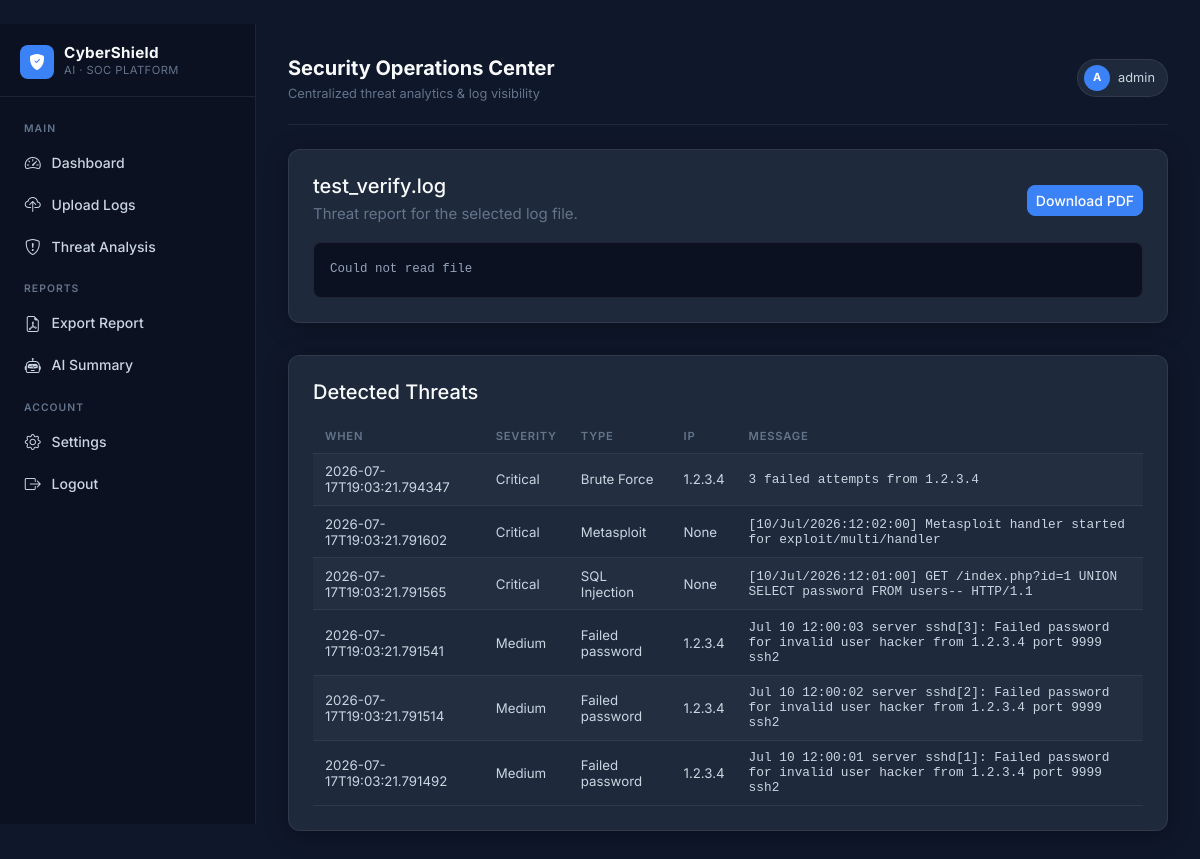
The app's page /log/28 (signed in) with its own data.
### tables this page shows
CREATE TABLE logs (
            id INTEGER PRIMARY KEY AUTOINCREMENT,
            filename TEXT NOT NULL,
            filepath TEXT NOT NULL,
            uploaded_at TEXT NOT NULL
        );

CREATE TABLE threats (
            id INTEGER PRIMARY KEY AUTOINCREMENT,
            log_id INTEGER,
            type TEXT,
            severity TEXT,
            message TEXT,
            ip TEXT,
            timestamp TEXT,
            FOREIGN KEY(log_id) REFERENCES logs(id)
        );

### app.py (the view)
@app.route("/log/<int:log_id>")
@require_login
def view_log(log_id):
    conn = get_db_connection()
    cur = conn.cursor()
    cur.execute("SELECT * FROM logs WHERE id=?", (log_id,))
    log = cur.fetchone()
    if not log:
        conn.close()
        flash("Log not found", "warning")
        return redirect(url_for("dashboard"))
    content = ""
    try:
        with open(log["filepath"], "r", encoding="utf-8", errors="ignore") as f:
            content = f.read()
    except Exception:
        content = "Could not read file"
    cur.execute("SELECT * FROM threats WHERE log_id=? ORDER BY timestamp DESC", (log_id,))
    threats = cur.fetchall()
    conn.close()
    return render_template("report.html", log=log, content=content, threats=threats)

### app.py (called while the page is built)
def get_db_connection():
    conn = sqlite3.connect(DB_PATH)
    conn.row_factory = sqlite3.Row
    return conn

def require_login(func):
    from functools import wraps
    @wraps(func)
    def wrapper(*args, **kwargs):
        if not session.get("user"):
            return redirect(url_for("login", next=request.path))
        return func(*args, **kwargs)
    return wrapper

### templates/report.html
﻿{% extends "base.html" %}
{% block content %}
<div class="row g-3">
    <div class="col-12">
        <div class="card p-4 mb-3">
            <div class="d-flex flex-column flex-md-row justify-content-between align-items-start align-items-md-center mb-3">
                <div>
                    <h5 class="mb-1">{{ log['filename'] }}</h5>
                    <p class="text-muted mb-0">Threat report for the selected log file.</p>
                </div>
                <a class="btn btn-sm btn-primary" href="{{ url_for('generate_pdf', log_id=log['id']) }}">Download PDF</a>
            </div>
            <pre class="log-preview">{{ content }}</pre>
        </div>
    </div>
    <div class="col-12">
        <div class="card p-4">
            <h5 class="mb-3">Detected Threats</h5>
            <div class="table-responsive">
                <table class="table table-dark table-striped align-middle mb-0">
                    <thead>
                        <tr>
                            <th>When</th>
                            <th>Severity</th>
                            <th>Type</th>
                            <th>IP</th>
                            <th>Message</th>
                        </tr>
                    </thead>
                    <tbody>
                        {% for t in threats %}
                        <tr>
                            <td>{{ t['timestamp'] }}</td>
                            <td>{{ t['severity'] }}</td>
                            <td>{{ t['type'] }}</td>
                            <td>{{ t['ip'] }}</td>
                            <td><pre class="mb-0" style="white-space:pre-wrap">{{ t['message'] }}</pre></td>
                        </tr>
                        {% else %}
                        <tr>
                            <td colspan="5">No threats detected in this log.</td>
                        </tr>
                        {% endfor %}
                    </tbody>
                </table>
            </div>
        </div>
    </div>
</div>
{% endblock %}

### static/css/styles.css (style rules this page uses)
:root { --bg: #0F172A; --surface: #1E293B; --surface2: #263348; --border: rgba(255,255,255,0.08); --text: #F8FAFC; --text-sub: #CBD5E1; --muted: #64748B; --accent: #3B82F6; --accent-h: #2563EB; --c-critical: #EF4444; --c-high: #F97316; --c-medium: #EAB308; --c-low: #22C55E; --c-safe: #14B8A6; --c-risk: #A855F7; --c-info: #38BDF8; }
*, *::before, *::after { box-sizing: border-box; }
body { margin: 0; background: var(--bg); color: var(--text); font-family: Inter, "Segoe UI", system-ui, -apple-system, sans-serif; font-size: 0.9375rem; line-height: 1.6; }
.card { background: var(--surface); border: 1px solid var(--border); border-radius: 12px; box-shadow: 0 4px 24px rgba(0,0,0,0.3); color: var(--text); }
.table-dark { --bs-table-bg: transparent; --bs-table-striped-bg: rgba(255,255,255,0.025); --bs-table-hover-bg: rgba(255,255,255,0.04); --bs-table-color: var(--text); --bs-table-border-color: var(--border); font-size: 0.83rem; }
.table-dark thead th { font-size: 0.7rem; font-weight: 600; letter-spacing: 0.07em; text-transform: uppercase; color: var(--muted); border-bottom: 1px solid var(--border); padding: 0.6rem 0.75rem; white-space: nowrap; }
.table-dark td { padding: 0.6rem 0.75rem; vertical-align: middle; color: var(--text-sub); }
.btn-primary { background: var(--accent); border-color: var(--accent); color: #fff; font-weight: 500; border-radius: 8px; }
pre { font-size: 0.8rem; background: transparent; border: none; color: var(--text-sub); margin: 0; }
.log-preview { max-height: 300px; overflow: auto; background: #0B1120; border: 1px solid var(--border); border-radius: 8px; padding: 1rem; color: #94A3B8; font-family: "Courier New", monospace; font-size: 0.78rem; line-height: 1.7; }
.text-muted { color: var(--muted) !important; }

### records on screen
logs: filename "test_verify.log"
threats: timestamp "2026-07-17T19:03:21.794347", severity "Critical", type "Brute Force", ip "1.2.3.4", message "3 failed attempts from 1.2.3.4"
threats: timestamp "2026-07-17T19:03:21.791602", severity "Critical", type "Metasploit", ip "None", message "[10/Jul/2026:12:02:00] Metasploit handler started for exploit/multi/handler…"
threats: timestamp "2026-07-17T19:03:21.791565", severity "Critical", type "SQL Injection", ip "None", message "[10/Jul/2026:12:01:00] GET /index.php?id=1 UNION SELECT password FROM users-- HTTP/1.1"
threats: timestamp "2026-07-17T19:03:21.791541", severity "Medium", type "Failed password", ip "1.2.3.4", message "Jul 10 12:00:03 server sshd[3]: Failed password for invalid user hacker from 1.2.3.4 port 9999 ssh2"
threats: timestamp "2026-07-17T19:03:21.791514", severity "Medium", type "Failed password", ip "1.2.3.4", message "Jul 10 12:00:02 server sshd[2]: Failed password for invalid user hacker from 1.2.3.4 port 9999 ssh2"
threats: timestamp "2026-07-17T19:03:21.791492", severity "Medium", type "Failed password", ip "1.2.3.4", message "Jul 10 12:00:01 server sshd[1]: Failed password for invalid user hacker from 1.2.3.4 port 9999 ssh2"

### other values on screen
{{ session.get('user')[0]|upper }} "A"
{{ session.get('user') }} "admin"
{{ content }} "Could not read file"
